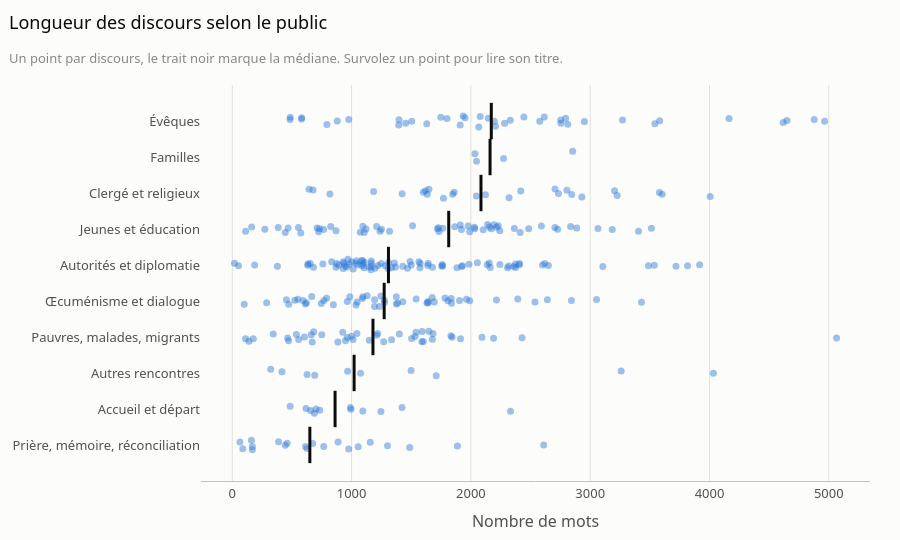

This figure's notebook cell:
### Markdown cell above
### Combien de temps parle-t-il ?

### Code cell
ordre = df.groupby("public")["n_mots"].median().sort_values().index.tolist()
medianes = df.groupby("public")["n_mots"].median().reindex(ordre)

fig = px.strip(df, x="n_mots", y="public", hover_name="titre", custom_data=["voyage"],
               category_orders={"public": ordre[::-1]})
fig.update_traces(marker=dict(color=g.COULEURS[0], opacity=0.45, size=7), jitter=0.7,
                  hovertemplate="%{hovertext}<br>%{customdata[0]}, %{x} mots<extra></extra>")
fig.add_scatter(x=medianes.values, y=medianes.index, mode="markers", showlegend=False,
                marker=dict(symbol="line-ns-open", size=26, color=g.ENCRE, line=dict(width=3, color=g.ENCRE)),
                hovertemplate="Médiane : %{x:.0f} mots<extra></extra>")
fig.update_xaxes(title="Nombre de mots", showgrid=True)
fig.update_yaxes(title=None)
g.titre(fig, "Longueur des discours selon le public",
        "Un point par discours, le trait noir marque la médiane. Survolez un point pour lire son titre.", hauteur=540)
fig.show()

### Figure 1 — Plotly figure (JSON) as saved in the notebook; plotly's stock layout.template omitted (floating-point values rounded to 4 significant figures; data arrays with more than 128 entries replaced by an {"elided": "..."} marker saying what was removed)
{"data": [{"alignmentgroup": "True", "boxpoints": "all", "customdata": {"elided": "342x1 str values"}, "fillcolor": "rgba(255,255,255,0)", "hoveron": "points", "hovertemplate": "%{hovertext}<br>%{customdata[0]}, %{x} mots<extra></extra>", "hovertext": {"elided": "342 str values"}, "jitter": 0.7, "legendgroup": "", "line": {"color": "rgba(255,255,255,0)"}, "marker": {"color": "#2a78d6", "opacity": 0.45, "size": 7}, "name": "", "offsetgroup": "", "orientation": "h", "pointpos": 0, "showlegend": false, "type": "box", "x": {"elided": "342 int values"}, "x0": " ", "xaxis": "x", "y": {"elided": "342 str values"}, "y0": " ", "yaxis": "y"}, {"hovertemplate": "Médiane : %{x:.0f} mots<extra></extra>", "marker": {"color": "#0b0b0b", "line": {"color": "#0b0b0b", "width": 3}, "size": 26, "symbol": "line-ns-open"}, "mode": "markers", "showlegend": false, "type": "scatter", "x": [650.0, 861.5, 1021.0, 1179.0, 1273.0, 1309.0, 1814.0, 2084.0, 2160.0, 2171.0], "y": ["Prière, mémoire, réconciliation", "Accueil et départ", "Autres rencontres", "Pauvres, malades, migrants", "Œcuménisme et dialogue", "Autorités et diplomatie", "Jeunes et éducation", "Clergé et religieux", "Familles", "Évêques"]}], "layout": {"boxmode": "group", "height": 540, "legend": {"title": {"text": ""}, "tracegroupgap": 0}, "margin": {"t": 85}, "title": {"subtitle": {"font": {"color": "#898781", "size": 13}, "text": "Un point par discours, le trait noir marque la médiane. Survolez un point pour lire son titre."}, "text": "Longueur des discours selon le public"}, "xaxis": {"anchor": "y", "domain": [0.0, 1.0], "showgrid": true, "title": {"text": "Nombre de mots"}}, "yaxis": {"anchor": "x", "categoryarray": ["Prière, mémoire, réconciliation", "Accueil et départ", "Autres rencontres", "Pauvres, malades, migrants", "Œcuménisme et dialogue", "Autorités et diplomatie", "Jeunes et éducation", "Clergé et religieux", "Familles", "Évêques"], "categoryorder": "array", "domain": [0.0, 1.0], "title": {}}}}
